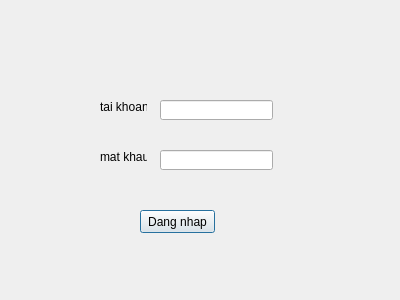
<?xml version="1.0" encoding="UTF-8"?>
<ui version="4.0">
 <class>Dialog</class>
 <widget class="QDialog" name="Dialog">
  <property name="geometry">
   <rect>
    <x>0</x>
    <y>0</y>
    <width>400</width>
    <height>300</height>
   </rect>
  </property>
  <property name="windowTitle">
   <string>Dialog</string>
  </property>
  <widget class="QLabel" name="taikhoan">
   <property name="geometry">
    <rect>
     <x>100</x>
     <y>100</y>
     <width>47</width>
     <height>13</height>
    </rect>
   </property>
   <property name="text">
    <string>tai khoan</string>
   </property>
  </widget>
  <widget class="QLabel" name="matkhau">
   <property name="geometry">
    <rect>
     <x>100</x>
     <y>150</y>
     <width>47</width>
     <height>13</height>
    </rect>
   </property>
   <property name="text">
    <string>mat khau</string>
   </property>
  </widget>
  <widget class="QLineEdit" name="o_nhap_tai_khoan">
   <property name="geometry">
    <rect>
     <x>160</x>
     <y>100</y>
     <width>113</width>
     <height>20</height>
    </rect>
   </property>
  </widget>
  <widget class="QLineEdit" name="o_nhap_mat_khau">
   <property name="geometry">
    <rect>
     <x>160</x>
     <y>150</y>
     <width>113</width>
     <height>20</height>
    </rect>
   </property>
   <property name="echoMode">
    <enum>QLineEdit::Password</enum>
   </property>
  </widget>
  <widget class="QPushButton" name="nut_dang_nhap">
   <property name="geometry">
    <rect>
     <x>140</x>
     <y>210</y>
     <width>75</width>
     <height>23</height>
    </rect>
   </property>
   <property name="text">
    <string>Dang nhap</string>
   </property>
  </widget>
 </widget>
 <resources/>
 <connections/>
</ui>
